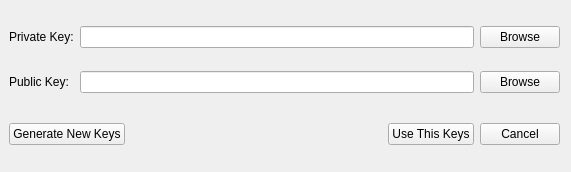
<?xml version="1.0" encoding="UTF-8"?>
<ui version="4.0">
 <class>keysForm</class>
 <widget class="QWidget" name="keysForm">
  <property name="geometry">
   <rect>
    <x>0</x>
    <y>0</y>
    <width>571</width>
    <height>172</height>
   </rect>
  </property>
  <property name="minimumSize">
   <size>
    <width>571</width>
    <height>172</height>
   </size>
  </property>
  <property name="windowTitle">
   <string notr="true">Keys</string>
  </property>
  <widget class="QWidget" name="gridLayoutWidget">
   <property name="geometry">
    <rect>
     <x>9</x>
     <y>9</y>
     <width>551</width>
     <height>101</height>
    </rect>
   </property>
   <layout class="QGridLayout" name="gridLayout">
    <item row="1" column="0">
     <widget class="QLabel" name="pubKeyLabel">
      <property name="text">
       <string>Public Key:</string>
      </property>
     </widget>
    </item>
    <item row="1" column="2">
     <widget class="QPushButton" name="pubKeyButton">
      <property name="text">
       <string>Browse</string>
      </property>
     </widget>
    </item>
    <item row="1" column="1">
     <widget class="QLineEdit" name="pubKeyInput"/>
    </item>
    <item row="0" column="1">
     <widget class="QLineEdit" name="privKeyInput"/>
    </item>
    <item row="0" column="0">
     <widget class="QLabel" name="privKeyLabel">
      <property name="text">
       <string>Private Key:</string>
      </property>
     </widget>
    </item>
    <item row="0" column="2">
     <widget class="QPushButton" name="privKeyButton">
      <property name="text">
       <string>Browse</string>
      </property>
     </widget>
    </item>
   </layout>
  </widget>
  <widget class="QWidget" name="horizontalLayoutWidget">
   <property name="geometry">
    <rect>
     <x>9</x>
     <y>109</y>
     <width>551</width>
     <height>51</height>
    </rect>
   </property>
   <layout class="QHBoxLayout" name="horizontalLayout">
    <item>
     <widget class="QPushButton" name="keysGenButton">
      <property name="text">
       <string>Generate New Keys</string>
      </property>
     </widget>
    </item>
    <item>
     <spacer name="horizontalSpacer">
      <property name="orientation">
       <enum>Qt::Horizontal</enum>
      </property>
      <property name="sizeHint" stdset="0">
       <size>
        <width>40</width>
        <height>20</height>
       </size>
      </property>
     </spacer>
    </item>
    <item>
     <widget class="QPushButton" name="keysUseButton">
      <property name="text">
       <string>Use This Keys</string>
      </property>
     </widget>
    </item>
    <item>
     <widget class="QPushButton" name="keysCancelButton">
      <property name="text">
       <string>Cancel</string>
      </property>
     </widget>
    </item>
   </layout>
  </widget>
 </widget>
 <resources/>
 <connections/>
</ui>
